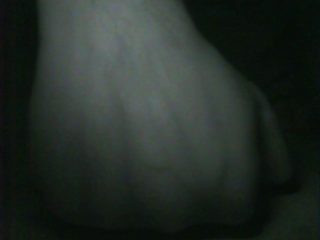
#> input picture Ignored_Data/Dorsal Hand Dataset/user 14_R_1.png, 320 x 240 px, found by its file name
$ python Hand_Dorsal_Vein_Image_Processing.py
#> lines starting #> are read from the running program, lines starting #| are printed output that depends on the picture; after the words box and inside, x2 and y2 are one past the last pixel; in counts of white or black regions, pixels touching at a corner belong together
from PIL import Image
import numpy as np
import matplotlib.pyplot as plt
import cv2

# Load the uploaded image
R_hand_image_path1 = 'Ignored_Data\\Dorsal Hand Dataset\\user 14_R_1.png'
L_hand_image_path1 = 'Ignored_Data\\Dorsal Hand Dataset\\user 14_L_1.png'

def Process_Image(image_path):
    # Görüntüyü açın
    image = Image.open(image_path)
#> image is the input picture: PIL image 320x240 RGB; mean R, G, B 37.4, 45.8, 40.1

    # Görüntüyü gri tonlamalıya çevirin
    image_gray = np.array(image.convert('L'))

    # CLAHE ile kontrast artırma (Contrast Limited Adaptive Histogram Equalization)
    clahe = cv2.createCLAHE(clipLimit=10.0, tileGridSize=(8, 8))
    image_clahe = clahe.apply(image_gray)
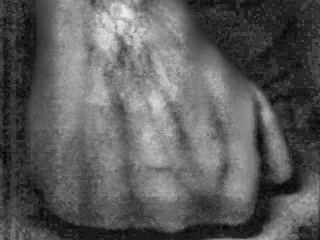
#> image_clahe: shape (240, 320); min 5, max 236, mean 92.2

    # Morfolojik dönüşüm uygulama (Closing)
    kernel = np.ones((5, 5), np.uint8)
    image_morph = cv2.morphologyEx(image_clahe, cv2.MORPH_CLOSE, kernel)
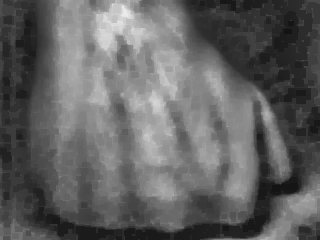
#> image_morph: shape (240, 320); min 19, max 236, mean 97.7

    # Kenar algılama (Canny Edge Detection)
    edges_enhanced = cv2.Canny(image_morph, 50, 150)
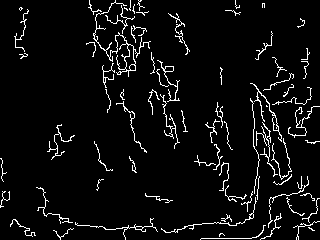
#> edges_enhanced: shape (240, 320); 5.4% white in thin lines or dots

    # Sonuçları gösterme
    plt.figure(figsize=(14, 7))

    # Orijinal gri tonlamalı görüntü
    plt.subplot(1, 3, 1)
    plt.imshow(image_gray, cmap='gray')
    plt.title('Original Grayscale Image')
    plt.axis('off')

    # Morfolojik dönüşüm uygulanmış görüntü
    plt.subplot(1, 3, 2)
    plt.imshow(image_morph, cmap='gray')
    plt.title('Morphological Transformation')
    plt.axis('off')

    # Kenar algılama sonrası görüntü
    plt.subplot(1, 3, 3)
    plt.imshow(edges_enhanced, cmap='gray')
    plt.title('Edge Detection (Enhanced)')
    plt.axis('off')

    plt.show()
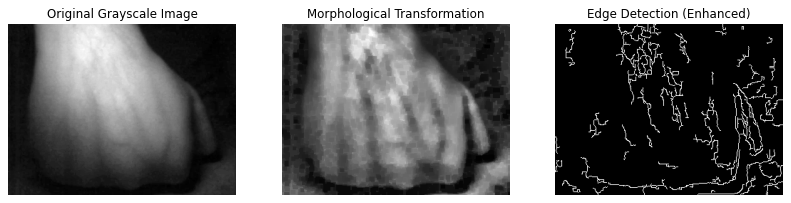
#> figure drawn by matplotlib, 3 panels


def Process_Image2(image):

    image = Image.open(image)

    # Görüntüyü gri tonlamalıya çevirin
    image_gray = np.array(image.convert('L'))

    # CLAHE ile kontrast artırma (Contrast Limited Adaptive Histogram Equalization)
    clahe = cv2.createCLAHE(clipLimit=5.0, tileGridSize=(25, 25))
    image_clahe = clahe.apply(image_gray)
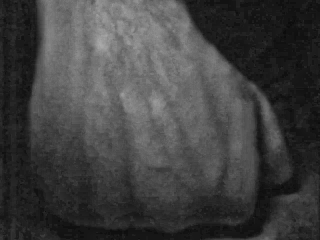
#> image_clahe: shape (240, 320); min 11, max 172, mean 64.8

    # Morfolojik dönüşüm uygulama (Closing)
    kernel = np.ones((5, 5), np.uint8)
    image_morph = cv2.morphologyEx(image_clahe, cv2.MORPH_CLOSE, kernel)

    # Kenar algılama (Canny Edge Detection)
    edges_enhanced = cv2.Canny(image_morph, 100, 110)
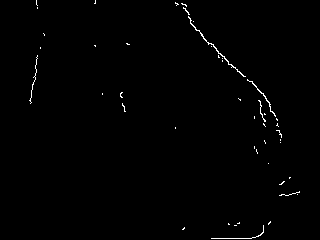
#> edges_enhanced: shape (240, 320); 0.69% white in thin lines or dots, all inside (x1, y1, x2, y2) = (29, 0, 300, 239)

    # Sonuçları gösterme
    plt.figure(figsize=(14, 7))

    # Orijinal gri tonlamalı görüntü
    plt.subplot(1, 3, 1)
    plt.imshow(image_gray, cmap='gray')
    plt.title('Original Grayscale Image')
    plt.axis('off')

    # Morfolojik dönüşüm uygulanmış görüntü
    plt.subplot(1, 3, 2)
    plt.imshow(image_morph, cmap='gray')
    plt.title('Morphological Transformation')
    plt.axis('off')

    # Kenar algılama sonrası görüntü
    plt.subplot(1, 3, 3)
    plt.imshow(edges_enhanced, cmap='gray')
    plt.title('Edge Detection (Enhanced)')
    plt.axis('off')

    plt.show()


Process_Image(R_hand_image_path1)
Process_Image2(R_hand_image_path1)

$ run again, with Ignored_Data/Dorsal Hand Dataset/user 18_R_1.png copied over Ignored_Data/Dorsal Hand Dataset/user 14_R_1.png
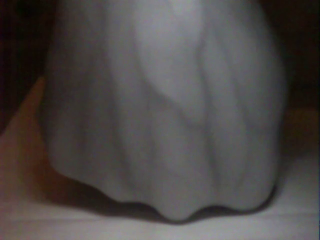
#> input picture Ignored_Data/Dorsal Hand Dataset/user 18_R_1.png, 320 x 240 px, found by its file name
#> in Process_Image, image is the input picture: PIL image 320x240 RGB; mean R, G, B 76, 71.7, 70
#> in Process_Image2, `image_clahe = clahe.apply(image_gray)`:
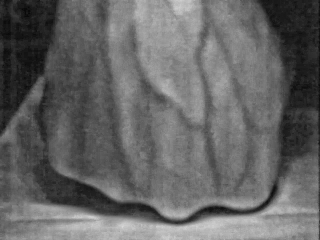
#> image_clahe: shape (240, 320); min 9, max 216, mean 100.8
#> in Process_Image2, `edges_enhanced = cv2.Canny(image_morph, 100, 110)`:
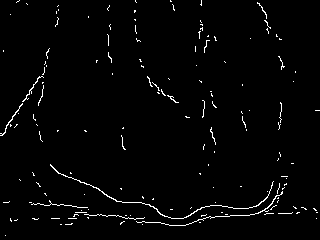
#> edges_enhanced: shape (240, 320); 2% white in thin lines or dots

$ run again, with Ignored_Data/Dorsal Hand Dataset/user 24_L_1.png copied over Ignored_Data/Dorsal Hand Dataset/user 14_R_1.png
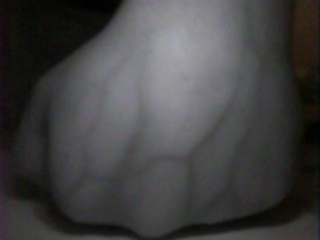
#> input picture Ignored_Data/Dorsal Hand Dataset/user 24_L_1.png, 320 x 240 px, found by its file name
#> in Process_Image, image is the input picture: PIL image 320x240 RGB; mean R, G, B 66.5, 66, 66.5
#> in Process_Image2, `image_clahe = clahe.apply(image_gray)`:
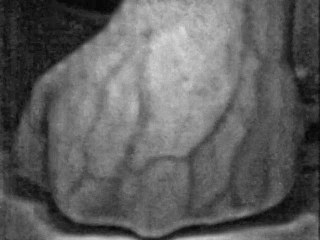
#> image_clahe: shape (240, 320); min 4, max 219, mean 95.8
#> in Process_Image2, `edges_enhanced = cv2.Canny(image_morph, 100, 110)`:
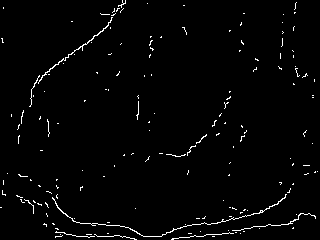
#> edges_enhanced: shape (240, 320); 2% white in thin lines or dots
